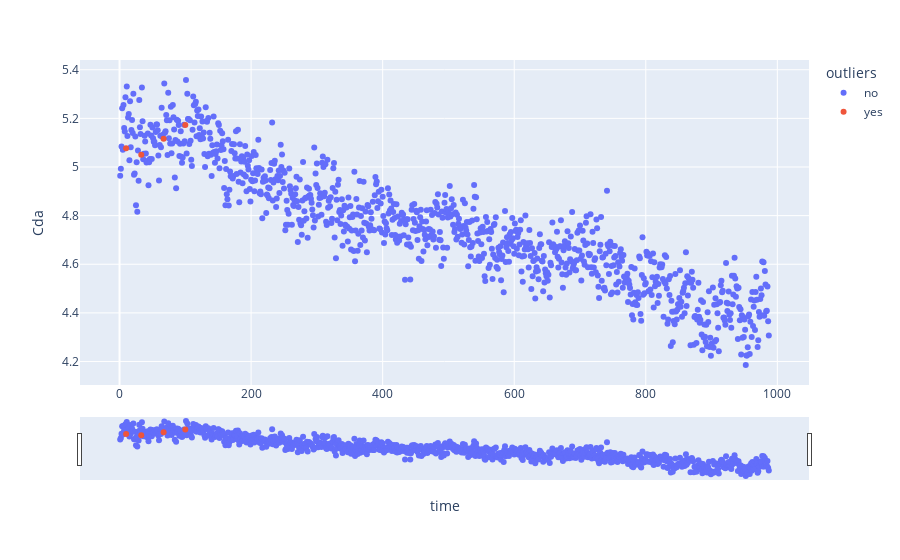

Notebook code for this chart:
### Code cell
fig = px.scatter(df.reset_index(), x='time', y='Cda', color='outliers')
fig.update_xaxes(
    rangeslider_visible=True,
)
fig.show()

### Figure 1 — Plotly figure (JSON) as saved in the notebook; plotly's stock layout.template omitted (floating-point values rounded to 4 significant figures; data arrays with more than 128 entries replaced by an {"elided": "..."} marker saying what was removed)
{"data": [{"hovertemplate": "outliers=no<br>time=%{x}<br>Cda=%{y}<extra></extra>", "legendgroup": "no", "marker": {"color": "#636efa", "symbol": "circle"}, "mode": "markers", "name": "no", "orientation": "v", "showlegend": true, "type": "scatter", "x": {"elided": "983 int values"}, "xaxis": "x", "y": {"elided": "983 float values"}, "yaxis": "y"}, {"hovertemplate": "outliers=yes<br>time=%{x}<br>Cda=%{y}<extra></extra>", "legendgroup": "yes", "marker": {"color": "#EF553B", "symbol": "circle"}, "mode": "markers", "name": "yes", "orientation": "v", "showlegend": true, "type": "scatter", "x": [10, 33, 67, 100], "xaxis": "x", "y": [5.077, 5.051, 5.116, 5.172], "yaxis": "y"}], "layout": {"legend": {"title": {"text": "outliers"}, "tracegroupgap": 0}, "margin": {"t": 60}, "xaxis": {"anchor": "y", "domain": [0, 1], "rangeslider": {"visible": true}, "title": {"text": "time"}}, "yaxis": {"anchor": "x", "domain": [0, 1], "title": {"text": "Cda"}}}}
